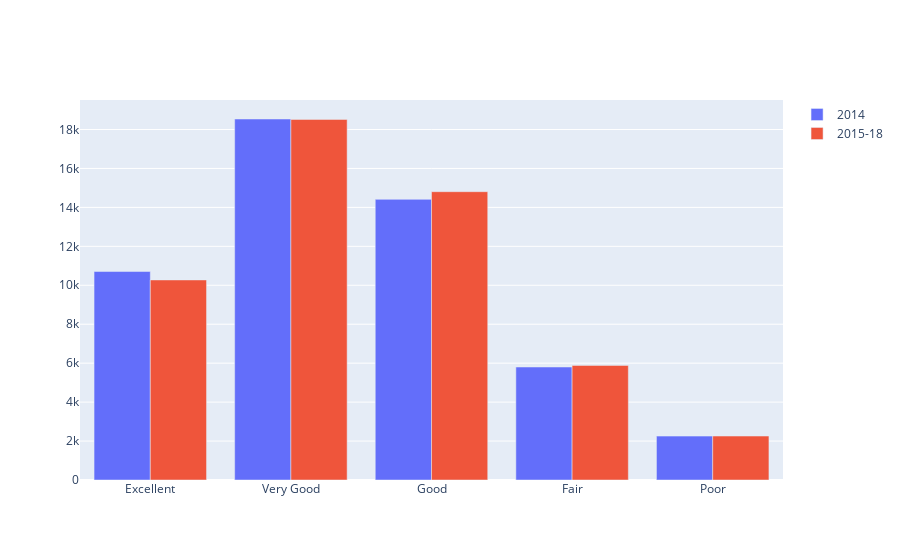

Notebook code cell kept with this figure:
### Code cell
#chart to view data and see if results match up
fig = go.Figure(data = [go.Bar(name = '2014', x = genhealth.columns, y = genhealth.iloc[0]),
                       go.Bar(name = '2015-18', x = genhealth.columns, y = genhealth.iloc[1])])
fig.update_layout(barmode='group')
fig.show()

### Figure 1 — Plotly figure (JSON) as saved in the notebook; plotly's stock layout.template omitted (floating-point values rounded to 4 significant figures)
{"data": [{"name": "2014", "type": "bar", "x": ["Excellent", "Very Good", "Good", "Fair", "Poor"], "y": [10706, 18539, 14412, 5803, 2254]}, {"name": "2015-18", "type": "bar", "x": ["Excellent", "Very Good", "Good", "Fair", "Poor"], "y": [10274, 18518, 14806, 5884, 2257]}], "layout": {"barmode": "group"}}
